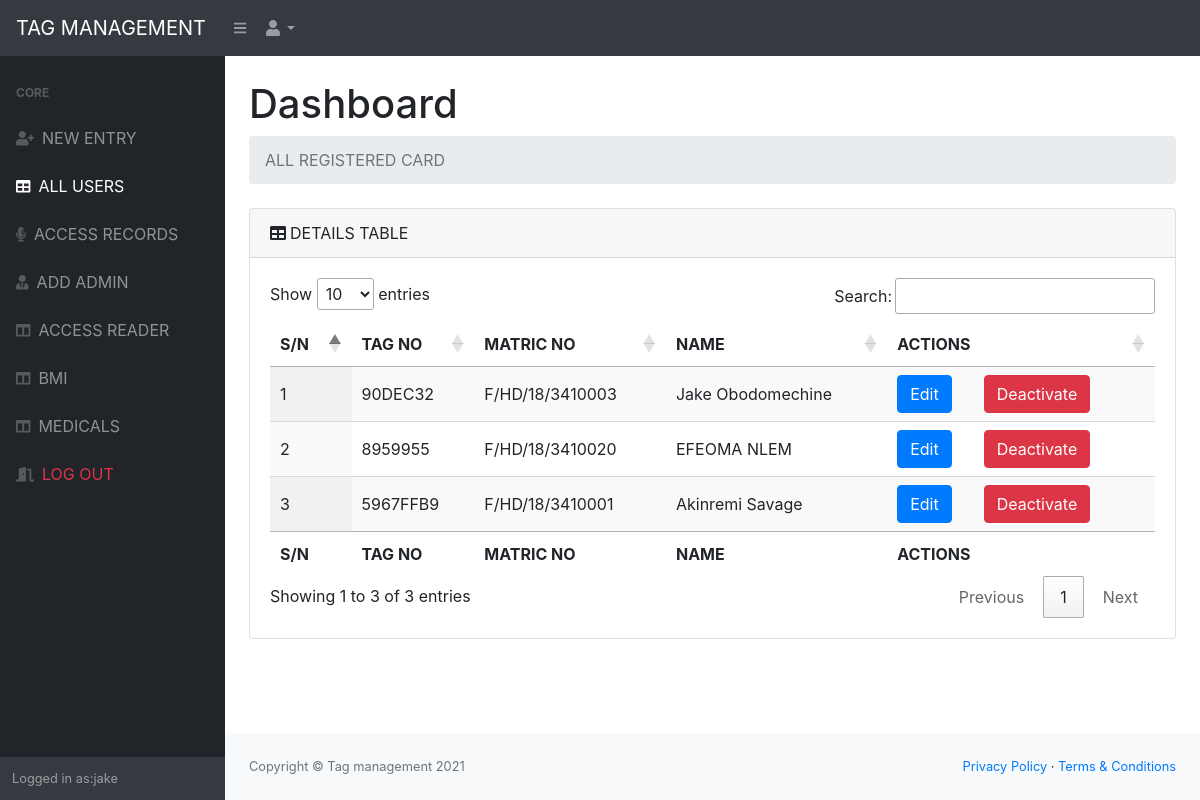
The page /Project/all_tags.php (signed in) on the database its author committed.
### tables this page shows
CREATE TABLE `masters_tb` (
  `master_id` int(100) NOT NULL,
  `tag` varchar(255) NOT NULL,
  `student_id` varchar(255) DEFAULT NULL,
  `Firstname` varchar(255) DEFAULT NULL,
  `Lastname` varchar(255) DEFAULT NULL,
  `School` varchar(255) DEFAULT NULL,
  `Department` varchar(255) DEFAULT NULL,
  `rfid_ref` varchar(255) DEFAULT NULL,
  `Gender` varchar(255) DEFAULT NULL,
  `Date_created` datetime DEFAULT current_timestamp(),
  `Date_updated` datetime DEFAULT current_timestamp()
);

### Project/all_tags.php (the view, shortened to what this page needs)
<?php
include("includes/header.php");
?>
<div id="layoutSidenav_content">
    <main>
        <div class="container-fluid">
            <h1 class="mt-4">Dashboard</h1>
            <ol class="breadcrumb mb-4">
                <li class="breadcrumb-item active">ALL REGISTERED CARD</li>
            </ol>
            <div class="card mb-4">
                <div class="card-header"><i class="fas fa-table mr-1"></i>DETAILS TABLE</div>
                <div class="card-body">
                    <table id="all_tags" class="display tables" style="width:100%">
                        <thead>
                        <tr>
                            <th>S/N</th>
                            <th>TAG NO</th>
                            <th>MATRIC NO</th>
                            <th>NAME</th>
                            <th>ACTIONS</th>
                        </tr>
                        </thead>
                        <tbody>
<?php
                        global $connection;
                        $sql = "SELECT * FROM masters_tb";
                        $squery_result = mysqli_query($connection, $sql);
                        if ($squery_result->num_rows > 0) {
                            $i = 1;
                            while ($row =  mysqli_fetch_array($squery_result)) {
                                $id = $row['master_id'];
                                echo "<tr>";
                                echo "<td>" . $i++ . "</td>";
                                echo "<td>" . $row['tag'] . "</td>";
                                echo "<td>" . $row['student_id'] . "</td>";
                                echo "<td>" . $row['Firstname'] . " " . $row['Lastname'] . "</td>";
                                echo "<td>";
                                echo "<a href='update_tag.php?master_id=" . $row['master_id'] . "' class='btn btn-primary' style='margin-right: 1em'>Edit<a/>";
                                echo "<a href='#' onclick='delete_tag({$id})'  class='btn btn-danger 'style='margin-left:1rem;'>Deactivate</a>";
                                echo "</td>";
                                echo "</tr>";
}
                        }
 ?>
                        </tbody>
                        <tfoot>
                        <tr>
                            <th>S/N</th>
                            <th>TAG NO</th>
                            <th>MATRIC NO</th>
                            <th>NAME</th>
                            <th>ACTIONS</th>
                        </tr>
                        </tfoot>
                    </table>
                </div>
            </div>
        </div>
    </main>
    <?php include("includes/footer.php"); ?>

### Project/includes/header.php (shortened to what this page needs)
<!DOCTYPE html>
<html lang="en">
<head>
    <link href="css/styles.css" rel="stylesheet" />
    <link href="https://cdn.datatables.net/1.10.25/css/jquery.dataTables.min.css" rel="stylesheet" />
</head>
<body class="sb-nav-fixed">
    <nav class="sb-topnav navbar navbar-expand navbar-dark bg-dark">
        <a class="navbar-brand" href="#">TAG MANAGEMENT</a><button class="btn btn-link btn-sm order-1 order-lg-0" id="sidebarToggle" href="#"><i class="fas fa-bars"></i></button>
        <ul class="navbar-nav ml-auto ml-md-0">
            <li class="nav-item dropdown">
                <a class="nav-link dropdown-toggle" id="userDropdown" href="#" role="button" data-toggle="dropdown" aria-haspopup="true" aria-expanded="false"><i class="fas fa-user fa-fw"></i></a>
            </li>
        </ul>
    </nav>
    <div id="layoutSidenav">
        <div id="layoutSidenav_nav">
            <nav class="sb-sidenav accordion sb-sidenav-dark" id="sidenavAccordion">
                <div class="sb-sidenav-menu">
                    <div class="nav">
                        <div class="sb-sidenav-menu-heading">Core</div>
                        <a class="nav-link" href="index.php">
                            <div class="sb-nav-link-icon"><i class="fas fa-user-plus"></i></div>
                            NEW ENTRY
                        </a>
                        <a class="nav-link" href="all_tags.php">
                            <div class="sb-nav-link-icon"><i class="fas fa-table"></i></div>
                            ALL USERS
                        </a>
                        <a class="nav-link" href="access_records.php">
                            <div class="sb-nav-link-icon"><i class="fas fa-microphone-alt"></i></div>
                            ACCESS RECORDS
                        </a>
                        <a class="nav-link" href="register_admin.php">
                            <div class="sb-nav-link-icon"><i class="fas fa-user-tie"></i></div>
                            ADD ADMIN
                        </a>
                        <a class="nav-link"  href="rfid.py">
                            <div class="sb-nav-link-icon"><i class="fas fa-columns"></i></div>
                            ACCESS READER
                        </a>
                        <a class="nav-link"  href="rfid_length.py">
                            <div class="sb-nav-link-icon"><i class="fas fa-columns"></i></div>
                            BMI
                        </a>
                        <a class="nav-link" href="medical.php">
                            <div class="sb-nav-link-icon"><i class="fas fa-columns"></i></div>
                            MEDICALS
                        </a>
                        <a class="nav-link text-danger collapsed" href="Admin_logout.php">
                            <div class="sb-nav-link-icon"><i class="fas fa-solid fa-door-open"></i></div>
                            LOG OUT
                        </a>
                    </div>
                </div>
                <div class="sb-sidenav-footer">
                    <div class="small">Logged in as:<?php echo $_SESSION['username']; ?></div>
                </div>
            </nav>
        </div>

### Project/includes/footer.php (shortened to what this page needs)
<footer class="py-4 bg-light mt-auto">
    <div class="container-fluid">
        <div class="d-flex align-items-center justify-content-between small">
            <div class="text-muted">Copyright &copy; Tag management 2021</div>
            <div>
                <a href="#">Privacy Policy</a>
                &middot;
                <a href="#">Terms &amp; Conditions</a>
            </div>
        </div>
    </div>
</footer>
</div>
</div>
</body>
</html>

### rows shown on the page
masters_tb: tag "90DEC32", student "F/HD/18/3410003", Firstname "Jake", Lastname "Obodomechine"
masters_tb: tag "8959955", student "F/HD/18/3410020", Firstname "EFEOMA", Lastname "NLEM"
masters_tb: tag "5967FFB9", student "F/HD/18/3410001", Firstname "Akinremi", Lastname "Savage"

### other values the page prints
$_SESSION['username'] "jake"
